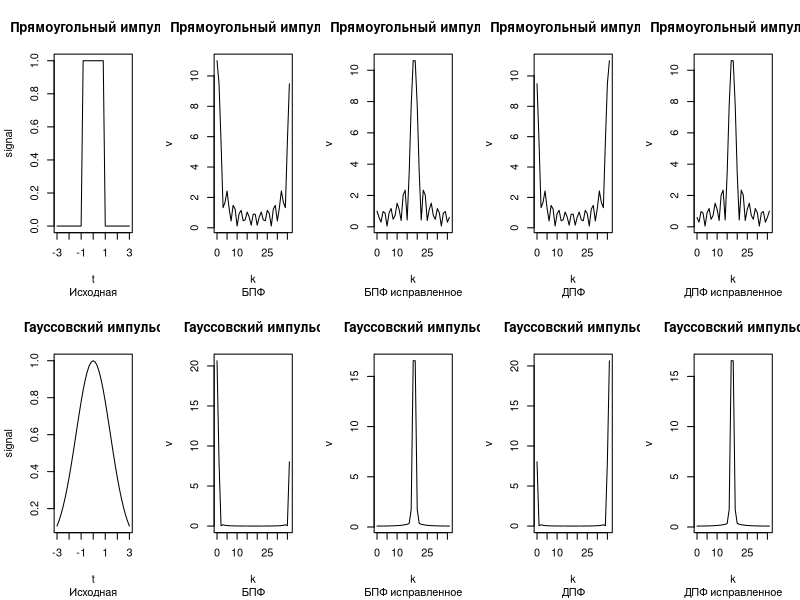

Write the R code that produced this figure.
# Прямоугольный импульс
l <- 1
rect <- function(e) as.integer(abs(e) < 1)
uRect <- function(x) rect(x / l)

# Сигнал Гаусса
a <- 1
sigma <- 2
uGauss <- function(x) a * exp(-(x / sigma)^2)

# Исправление функции.
fix <- function(u) {
  for (i in 1:length(u)) {
    u[i] <- (-1)^(i-1) * u[i]
  }
  u
}

# Дискретное преобразование Фурье.
dft <- function(u) {
  result <- numeric(length(u))
  for (k in 1:length(u)) {
    for (n in 1:length(u)) {
      result[k] = result[k] + u[n] * exp(-2 * pi * n * k * 1i / length(u))
    }
  }
  result
}

# Смотрим значение сигнала с -f до f.
# Тогда шаг дискретизации должен быть 1/(2f).
f <- 3
deltaT <- 1/(2*f)

t <- seq(-f, f, deltaT)
gaussSource <- uGauss(t)
rectSource <- uRect(t)

gaussFast <- fft(gaussSource)
gaussDiscrete <- dft(gaussSource)

gaussFastFixed <- fft(fix(gaussSource))
gaussDiscreteFixed <- dft(fix(gaussSource))

rectFast <- fft(rectSource)
rectDiscrete <- dft(rectSource)

rectFastFixed <- fft(fix(rectSource))
rectDiscreteFixed <- dft(fix(rectSource))

k = 0:(length(t)-1)

par(mfrow = c(2, 5))
plot(t, rectSource, main = "Прямоугольный импульс", sub = "Исходная", type = "l", xlab = "t", ylab = "signal")
plot(k, abs(rectFast), main = "Прямоугольный импульс", sub = "БПФ", type = "l", xlab = "k", ylab = "v")
plot(k, abs(rectFastFixed), main = "Прямоугольный импульс", sub = "БПФ исправленное", type = "l", xlab = "k", ylab = "v")
plot(k, abs(rectDiscrete), main = "Прямоугольный импульс", sub = "ДПФ", type = "l", xlab = "k", ylab = "v")
plot(k, abs(rectDiscreteFixed), main = "Прямоугольный импульс", sub = "ДПФ исправленное", type = "l", xlab = "k", ylab = "v")

plot(t, gaussSource, main = "Гауссовский импульс", sub = "Исходная", type = "l", xlab = "t", ylab = "signal")
plot(k, abs(gaussFast), main = "Гауссовский импульс", sub = "БПФ", type = "l", xlab = "k", ylab = "v")
plot(k, abs(gaussFastFixed), main = "Гауссовский импульс", sub = "БПФ исправленное", type = "l", xlab = "k", ylab = "v")
plot(k, abs(gaussDiscrete), main = "Гауссовский импульс", sub = "ДПФ", type = "l", xlab = "k", ylab = "v")
plot(k, abs(gaussDiscreteFixed), main = "Гауссовский импульс", sub = "ДПФ исправленное", type = "l", xlab = "k", ylab = "v")